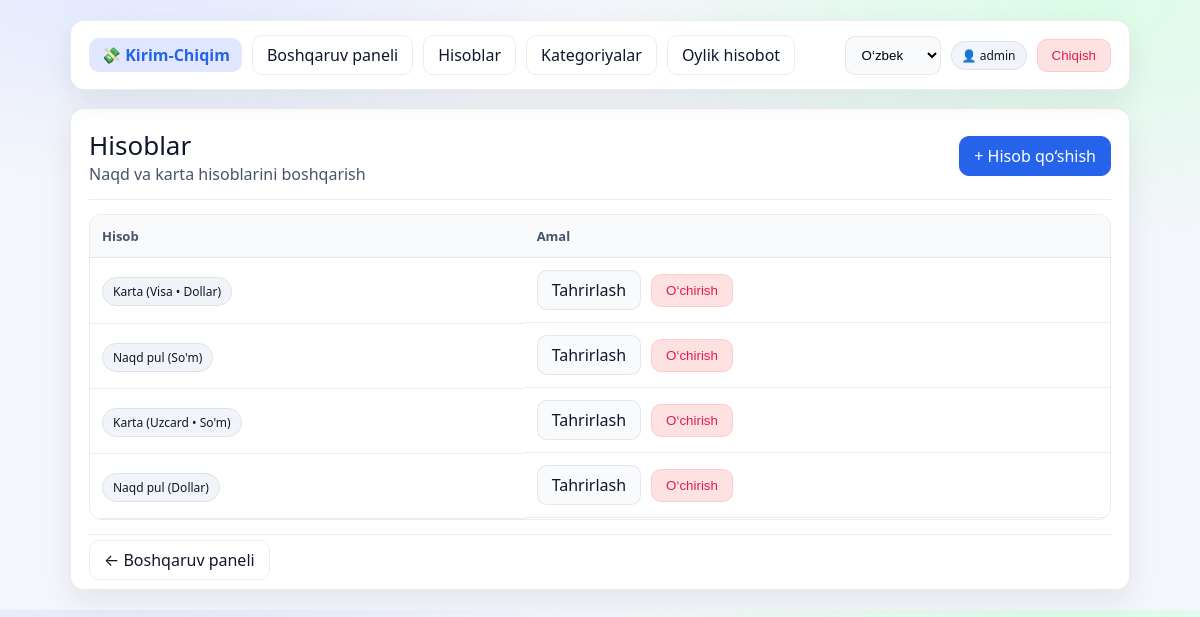
Before: /uz/accounts/ (signed in) with the older database file.
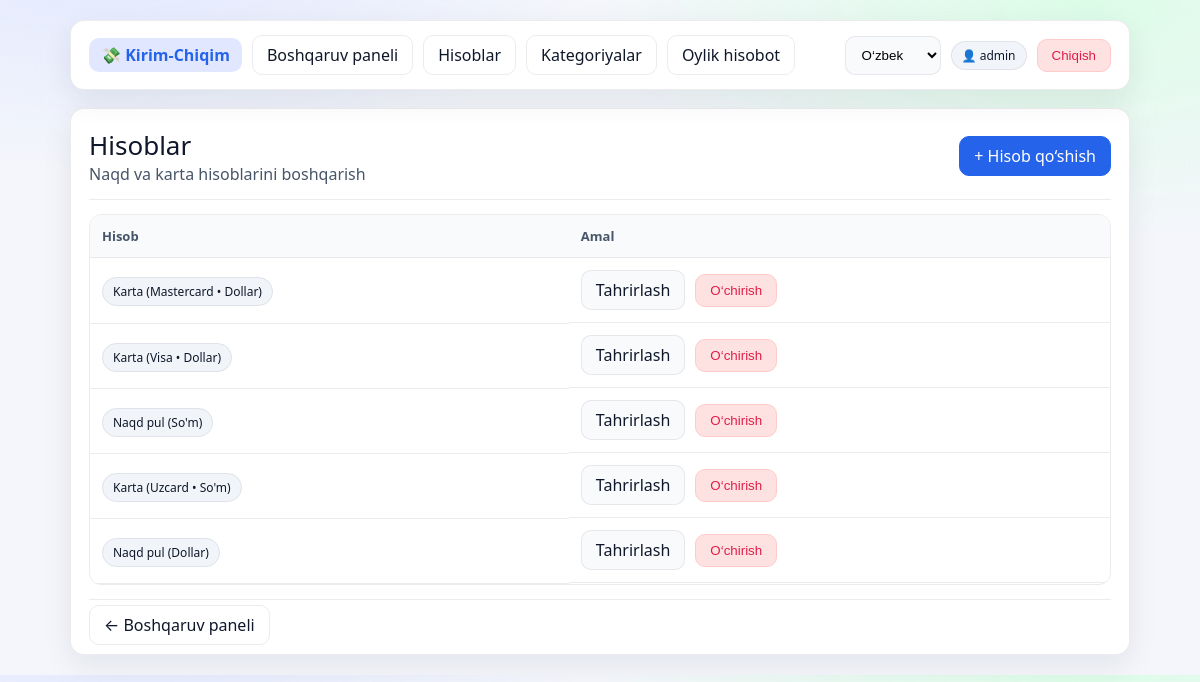
After: the same page with the newer database file.
### finance/models.py (models this page shows, shortened)
class Account(models.Model):
    CASH = "CASH"
    CARD = "CARD"
    ACCOUNT_TYPES = (
        (CASH, _("Naqd pul")),
        (CARD, _("Karta")),
    )
    UZS = "UZS"
    USD = "USD"
    CURRENCY = (
        (UZS, _("So'm")),
        (USD, _("Dollar")),
    )
    UZCARD = "UZCARD"
    HUMO = "HUMO"
    VISA = "VISA"
    MC = "MC"
    CARD_KINDS = (
        (UZCARD, _("Uzcard")),
        (HUMO, _("Humo")),
        (VISA, _("Visa")),
        (MC, _("Mastercard")),
    )
    user = models.ForeignKey(User, on_delete=models.CASCADE, related_name="accounts")
    name = models.CharField(max_length=120)
    type = models.CharField(max_length=4, choices=ACCOUNT_TYPES)
    currency = models.CharField(max_length=3, choices=CURRENCY, blank=True, null=True)
    card_kind = models.CharField(max_length=10, choices=CARD_KINDS, blank=True, null=True)
    bank_name = models.CharField(max_length=80, blank=True, null=True)
    last4 = models.CharField(max_length=4, blank=True, null=True)

### finance/views.py (the view)
# urls.py: path("accounts/", account_list, name="account_list"),
@login_required
def account_list(request):
    accounts = Account.objects.filter(user=request.user).order_by('-id')
    return render(request, 'account_list.html', {'accounts': accounts})

### templates/account_list.html (shortened to what this page needs)
{% extends "base.html" %}
{% load i18n %}
{% block content %}
<div class="grid">
  <div class="card">
    <div class="row" style="justify-content:space-between">
      <div>
        <div class="h1">{% trans "Hisoblar" %}</div>
        <div class="muted">{% trans "Naqd va karta hisoblarini boshqarish" %}</div>
      </div>
      <a class="btn primary" href="{% url 'finance:account_create' %}">+ {% trans "Hisob qo‘shish" %}</a>
    </div>
    <div class="hr"></div>
    <div class="table-wrap">
      <table>
        <tr>
          <th>{% trans "Hisob" %}</th>
          <th>{% trans "Amal" %}</th>
        </tr>
        {% for a in accounts %}
        <tr>
          <td>
            <span class="badge">
              {{ a.get_type_display }}
              {% if a.type == "CARD" %}
                ({{ a.get_card_kind_display }} • {{ a.get_currency_display }})
              {% elif a.type == "CASH" or a.type == "CURR" %}
                ({{ a.get_currency_display }})
              {% endif %}
            </span>
          </td>
          <td class="row">
            <a class="btn" href="{% url 'finance:account_update' a.id %}">{% trans "Tahrirlash" %}</a>
            <form method="post" action="{% url 'finance:account_delete' a.id %}">
              <button class="btn danger" type="submit">{% trans "O‘chirish" %}</button>
            </form>
          </td>
        </tr>
        {% empty %}
        <tr>
          <td colspan="2" class="muted">{% trans "Hali hisob yo‘q." %}</td>
        </tr>
        {% endfor %}
      </table>
    </div>
    <div class="hr"></div>
    <a class="btn ghost" href="{% url 'finance:dashboard' %}">← {% trans "Boshqaruv paneli" %}</a>
  </div>
</div>
{% endblock %}

Changed rows visible on the page:
added Account: type "Karta", card_kind "Mastercard", currency "Dollar"
